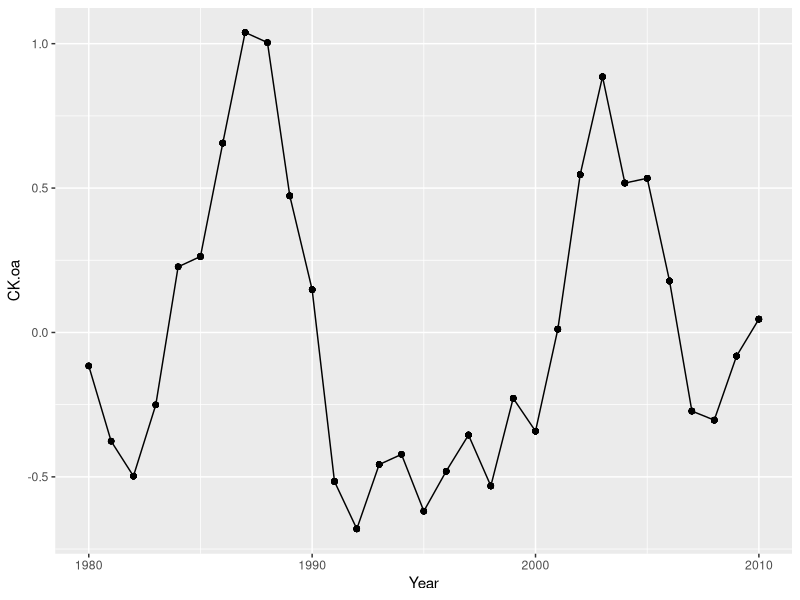
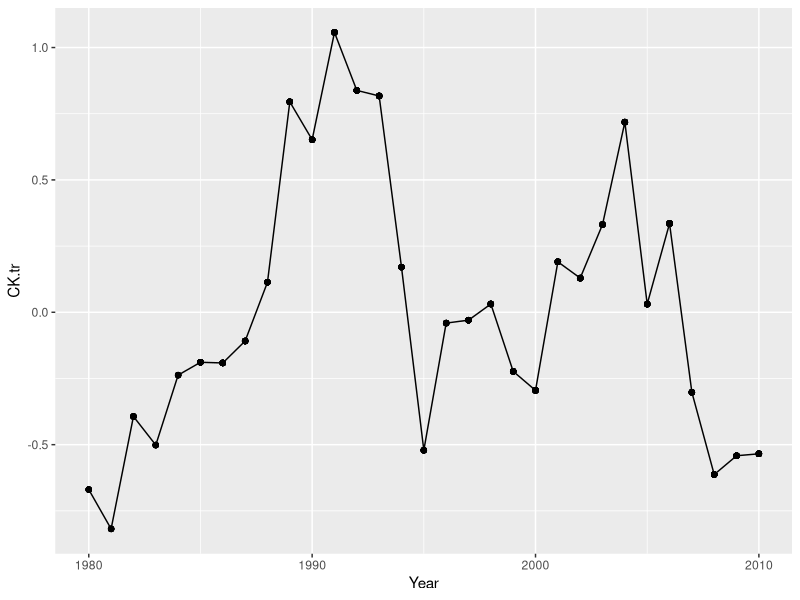
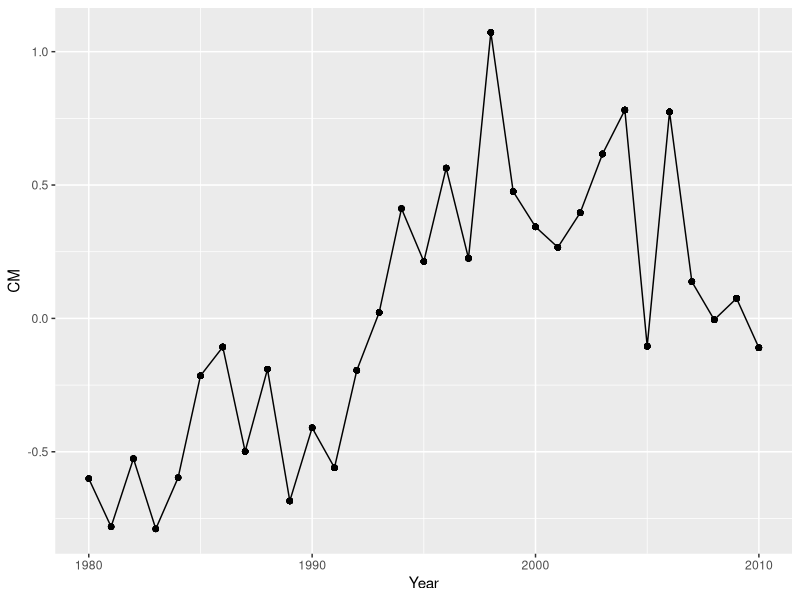
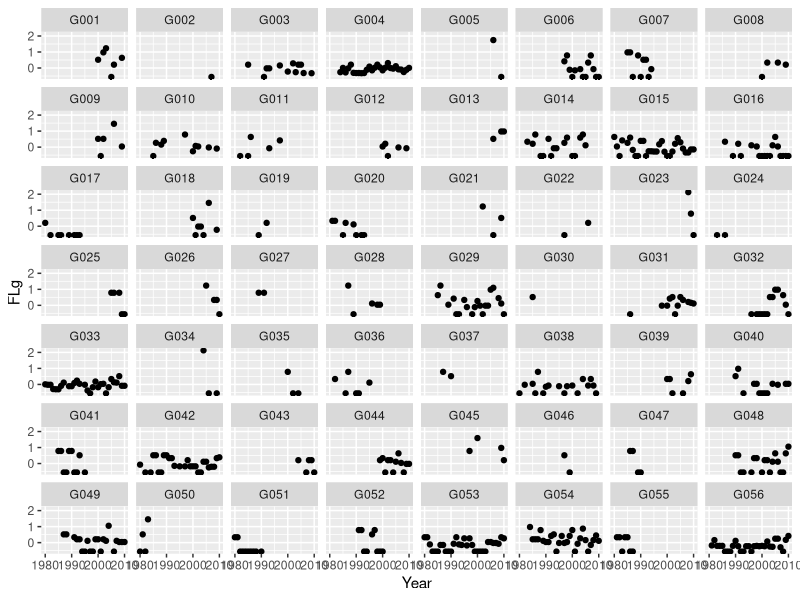
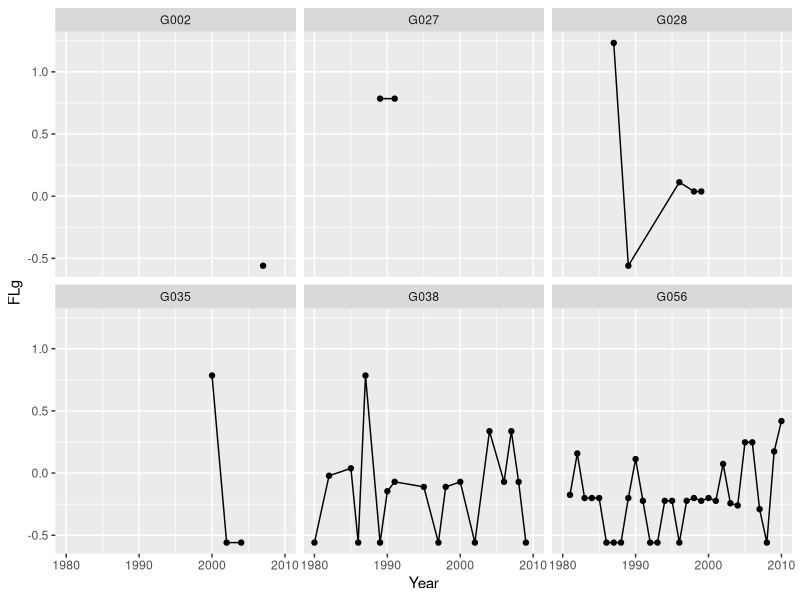
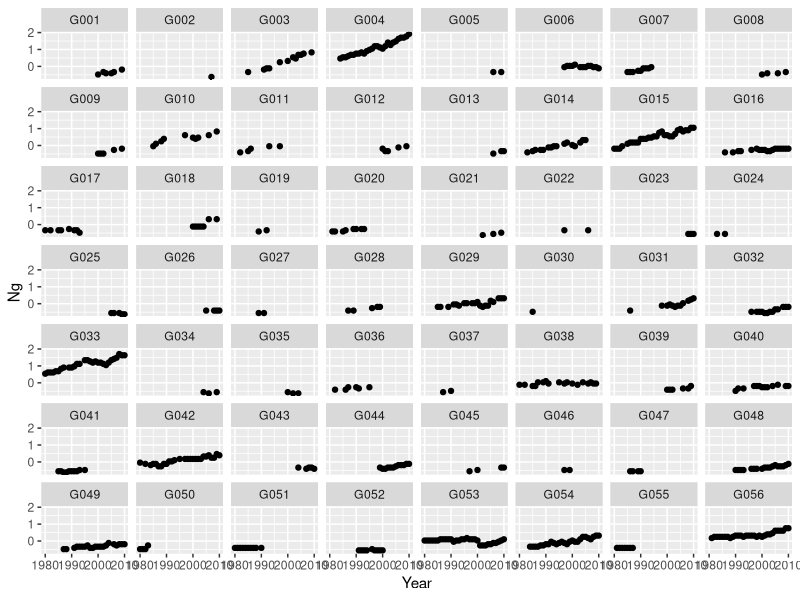
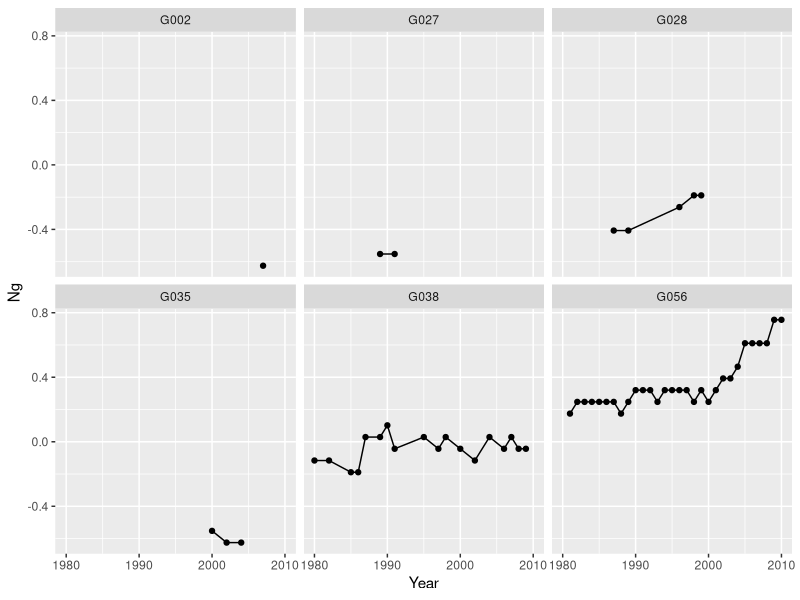
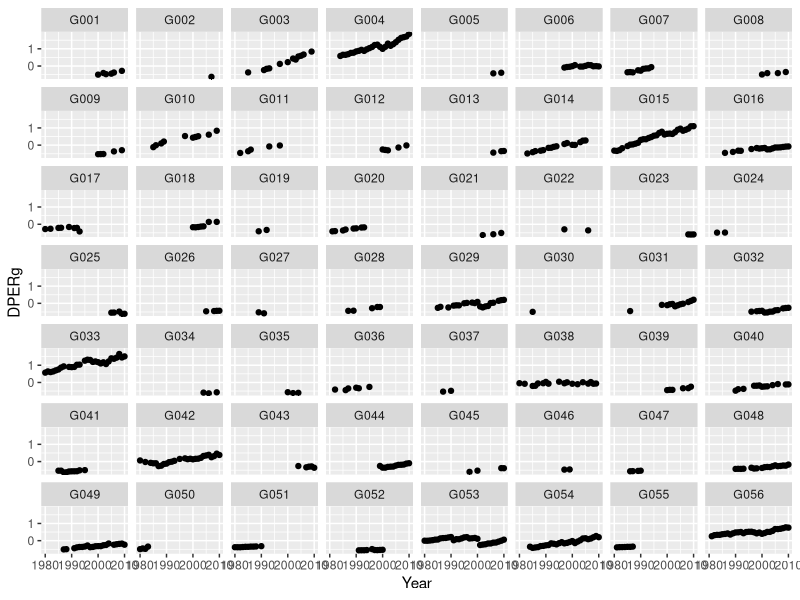

Source code (R) for these figures, in order: (Note: this script raises an error after producing the figures.)
## ---- chunk 1
library(here)
library(tidyverse)
library(dplyr)
library(lme4)
library(stats)
#library(DMwR)
## ---- chunk 2
#Reading in the Data
library(here)
here()
orca_data<- read.csv(here("stredulinsky2021.csv")) #Kaylie/Clara/Madeline Read in 

## ---- chunk 3
# Exploring
head(orca_data)
glimpse(orca_data)
#okay 25 columns that is a lot.

which(is.na(orca_data))
#no NA's
## ---- chunk 4
#Creating Subset
orca_data_subset <- select(orca_data, Year, Group.ID,
                           CK.oa, CK.tr, CM, DPERg, FLg, FRg, Ng)
                          

head(orca_data_subset)
## ---- chunk 5
#Checking for Na's
which(is.na(orca_data_subset))
#okay so it appears we don't have any missing values. 
## ---- chunk 6
orca_data_sub2 <- orca_data %>%
  select(Year, Group.ID, CK.oa, CK.tr, CM, DPERg, FLg, Ng)

#selecting 6 random groups to look at because 56 is hard to see at once
groups <- sample(1:56, 6, replace = F) #sample 6 random numbers from 1-56
groups <- as.character(groups)
for(i in 1:length(groups)){ #for each number
  if(nchar(groups[i])==1){ #if the number of characters is 1 (1, 2, 3...)
    groups[i] <- paste("G00", groups[i], sep="") #add G00 in front
  }
  else{ #if the number is not 1 (10, 11, 12...)
  groups[i] <- paste("G0", groups[i], sep="") #add G0 in front
  }
}

orca_data_sub2_6 <- orca_data_sub2 %>% #filter for the 6 groups
  filter(Group.ID == groups[1] | Group.ID == groups[2] | Group.ID == groups[3] |
         Group.ID == groups[4] | Group.ID == groups[5] | Group.ID == groups[6])

#Checking number of observations from each group
orca_data_sub2 %>% 
  group_by(Group.ID) %>% 
  tally() %>% 
  arrange(n, desc(n))

#G002, G003 have 1 observation
#G005, G0019, G022, G024, G027, G037, G046 have 2 observations
## ---- chunk 7
#Salmon over time
ggplot(orca_data_sub2, aes(Year, CK.oa))+
  geom_point()+
  geom_line()

ggplot(orca_data_sub2, aes(Year, CK.tr))+
  geom_point()+
  geom_line()

ggplot(orca_data_sub2, aes(Year, CM))+
  geom_point()+
  geom_line()

#Lactating females over time in groups
ggplot(orca_data_sub2, aes(Year, FLg))+
  geom_point()+
  facet_wrap(~Group.ID)

ggplot(orca_data_sub2_6, aes(Year, FLg))+
  geom_point()+
  geom_line()+ #improves readability
  facet_wrap(~Group.ID)


#Number of individuals in groups
ggplot(orca_data_sub2, aes(Year, Ng))+
  geom_point()+
  facet_wrap(~Group.ID)

ggplot(orca_data_sub2_6, aes(Year, Ng))+
  geom_point()+
  geom_line()+
  facet_wrap(~Group.ID)

#pod energetic requirement
ggplot(orca_data_sub2, aes(Year, DPERg))+
  geom_point()+
  facet_wrap(~Group.ID)

ggplot(orca_data_sub2_6, aes(Year, DPERg))+
  geom_point()+
  geom_line()+
  facet_wrap(~Group.ID)
## ---- chunk 8
ggplot(orca_data_sub2, aes(FLg))+
  geom_histogram() #histogram of FLg to assess normality
## ---- chunk 9
# value = x-mean(x) / 2sd(x)
# descale <- function(x, sd){
#   vals <- c()
#   for(i in 1:length(x)){
#     #vals[i] <- (x[i]-mean(x))/(2*sd)
#     vals[i] <- (x[i]+mean(x))*(2*sd)
#   }
#   return(vals)
# }
# 
# 
# unscaledFLg <- descale(orca_data_sub2$FLg, 0.73)
# 
# unscaledData <- orca_data_sub2 %>% 
#   select(FLg) %>% 
#   unscale()
# 
# unscaledFLg <- unscale(2*orca_data_sub2$FLg)
# unscaledCK.oa <- unscale(2*orca_data_sub2$CK.oa)
## ---- chunk 10
orca_data_sub2 %>% 
  select(CK.oa, Year, Group.ID) %>% 
  plot()
## ---- chunk 11
orca_data_sub2 %>% 
  select(CK.oa) %>% 
  summary() 

hist(orca_data_sub2$CK.oa)
hist(orca_data_sub2$FLg) #Y is not normally distributed Transform to log?
## ---- chunk 12
library(lme4)
library(lmerTest)
CK_FLg_Year<-lmer(FLg~CK.oa+ (1|Year), data = orca_data_sub2, REML= FALSE)
summary (CK_FLg_Year)
## ---- chunk 13
CK_FLg_Year_GroupID<-lmer(FLg~CK.oa + (1|Year) + (1|Group.ID), data = orca_data_sub2, REML= FALSE)
summary(CK_FLg_Year_GroupID)

plot(CK_FLg_Year_GroupID) # I dont know
## ---- chunk 14
# log transforming FLG 
orca_data_sub2$FLg <- log(orca_data_sub2$FLg)

CK_FLg_Year_GroupID_logtransform<-lmer(FLg~CK.oa + (1|Year) + (1|Group.ID), data = orca_data_sub2, REML= FALSE)
#looks better! 
plot(CK_FLg_Year_GroupID_logtransform)

#exponentially transforming FLG
orca_data_sub2$FLg <- exp(orca_data_sub2$FLg)


CK_FLg_Year_GroupID_exptransform<-lmer(FLg~CK.oa + (1|Year) + (1|Group.ID), data = orca_data_sub2, REML= FALSE)
#this also looks somewhat better than the original but I think the log one is a better transformation 
plot(CK_FLg_Year_GroupID_exptransform)
## ---- chunk 15

years_measured<-(c(seq(1980,2010,1)))
#Numbers are in values of Millions of Fish
chum_generator <- function(){
  chum_density <- sample(x = seq(0.46,6.17,0.02), size = length(years_measured), replace = T) #choosing a random value between the range of 0.46 to 6.17, Replacing is True
  yearly_chum <- data.frame(years_measured, chum_density) #making data frame for each year and with the random density
    return(yearly_chum)
  }
  
chum_generator()

#Okay for reference, sample needs the x (the range to pick from) and then the size (which is how many variables its gonna pick); so don't need a for loop
  
## ---- chunk 16

#Numbers are in values of Millions of Fish
chinook_generator <- function(){
  chinook_density <- sample(x = seq(0.13,1.27,0.02), size = length(years_measured), replace = T) #choosing a random value between the range of 0.46 to 6.17, Replacing is True
  yearly_chinook <- data.frame(years_measured, chinook_density) #making data frame for each year and with the random density
    return(yearly_chinook)
  }
  
chinook_generator()

## ---- chunk 17
salmon <- data.frame(chinook_generator(), chum_generator())

salmon_data<-salmon %>% 
  select(years_measured,chinook_density,chum_density) %>% 
  mutate(total_salmon = chinook_density + chum_density) 
## ---- chunk 18
hist(salmon_data$total_salmon)
## ---- chunk 19
group_number<-seq(1,16,1)
pod <- function(){
  n<- rpois(1, lambda = 300)
  pod_size<-rmultinom(1, size = n, prob = rep(1,16)) 
  #multinorm to make sure orcas add to 300, repeat 16 times
  pod_size_by_group <- data.frame(group_number,pod_size ) #puttin gin dataframe
    return(pod_size_by_group)
  }
 
pod()

## ---- chunk 20
pod_data<- pod() %>% 
  mutate(number_repro_females = round(pod_size * 0.22,0))
#rounding upwards to get whole number

## ---- chunk 21
Lactating_females <- c()
for(i in 1:nrow(pod_data)){
  Lactating_females[i] <- rbinom(1,pod_data$number_repro_females[i], prob = 0.2)
}

# Lactating_females

pod_data_2<-pod_data %>% 
  mutate(Lactating_females = Lactating_females)

# pod_data_2
## ---- chunk 22
data_Gen <- function(n){
  pod_data_Year <- data.frame()
  group_number<-seq(1,16,1)
  for(i in 1:n){ #generate pod sizes
    pod <- function(){
      #poisson distribution to choose total population each year
      n <- rpois(1, lambda = 300)
      #multinomial distribution keeps orcas at total pop size, make 16 pods
      pod_size <- rmultinom(1, size = n, prob = rep(1,16))
      year <- i+1979
      pod_size_by_group <- data.frame(year, group_number, pod_size)
      return(pod_size_by_group)
    }

    pod_data<- pod() %>% #add lactating females
      mutate(number_repro_females = round(pod_size * 0.22,0))
    Lactating_females <- c()
    for(i in 1:nrow(pod_data)){
      Lactating_females[i] <- rbinom(1,pod_data$number_repro_females[i], prob = 0.2)
    }
    pod_data_2<-pod_data %>% 
    mutate(lactating_females = Lactating_females)
    pod_data_Year <- rbind(pod_data_Year, pod_data_2)
  }
  
  #generate salmon data in a dataframe
  salmon <- data.frame(chinook_generator(), chum_generator())

  salmon_data<-salmon %>% 
    select(years_measured,chinook_density,chum_density) %>% 
    mutate(total_salmon = chinook_density + chum_density) 
  
  #fitting the salmon data to the orca data
  rep_salmon_data <- data.frame(chinook_density = c(), 
                                chum_density = c(), 
                                total_salmon = c())
  x <- 1
  i <- 1
  while(x < nrow(year_pod_data)){
    #for each 16 rows of the empty data frame, add the corresponding year 
    #from salmon data
    rep_salmon_data[c(x:(x+16)),1] <- salmon_data[i,2]
    rep_salmon_data[c(x:(x+16)),2] <- salmon_data[i,3]
    rep_salmon_data[c(x:(x+16)),3] <- salmon_data[i,4]
    x <- x+16 #increase rows in repeated salmon data
    i <- i+1 #increase row in salmon data
  }
  rep_salmon_data <- rep_salmon_data[-c(497),]

  #combining the dataframe
  gen_Data <- year_pod_data %>%
    mutate(chinook_abundance = c(rep_salmon_data[,1])) %>%
    mutate(chum_abundance = c(rep_salmon_data[,2])) %>%
    mutate(total_salmon = c(rep_salmon_data[,3]))
  
  return(gen_Data)
}
#year_pod_data <- lactating_Orca_Data_Gen(31)

#fitting the generated salmon data to proper rows for orcas
# rep_salmon_data <- data.frame(chinook_density = c(), chum_density = c(), total_salmon = c())
# x <- 1
# i <- 1
# while(x < nrow(year_pod_data)){
#   #rep_salmon_data[c(x:(x+16)),1] <- salmon_data[i,1]
#   rep_salmon_data[c(x:(x+16)),1] <- salmon_data[i,2]
#   rep_salmon_data[c(x:(x+16)),2] <- salmon_data[i,3]
#   rep_salmon_data[c(x:(x+16)),3] <- salmon_data[i,4]
#   x <- x+16
#   i <- i+1
# }
# rep_salmon_data <- rep_salmon_data[-c(497),]
# 
# #combining the dataframe
# gen_Data <- year_pod_data %>%
#   mutate(chinook_abundance = c(rep_salmon_data[,1])) %>%
#   mutate(chum_abundance = c(rep_salmon_data[,2])) %>%
#   mutate(total_salmon = c(rep_salmon_data[,3]))
# 
# ggplot(gen_Data, aes(lactating_females)) +
#   geom_histogram()
# 
# ggplot(gen_Data, aes(lactating_females)) +
#   geom_histogram() +
#   facet_wrap(group_number)
## ---- chunk 23
beta <- 0.05 #significant to 0.05
power_poisson <- function(beta){
  sims <- 100 #simulation number
  pVal <- c(); SalmonEffect <- c()
  for(i in 1:sims){ #loop for the number of simulations
    data <- data_Gen(31) #generate the orca data for 31 years (1980-2010)
    #make a glm
    model <- glmer(lactating_females~total_salmon+
                   (1|group_number)+(1|year), 
                 family = poisson, data)
    #save the effect salmon has
    SalmonEffect[i] <- summary(model)$coefficient[2,1]
    pVal[i] <- summary(model)$coefficient[2,4] #save model significance
  }
  powEst <- length(which(pVal<beta))/length(pVal)
  return(list(SalmonEffect, powEst))
}

results <- power_poisson(beta)
print(paste("Power Estimate: ", results[2]))
minEffect <- min(as.data.frame(results[1]))
maxEffect <- max(as.data.frame(results[1]))
print(paste("Range of Salmon Effects: ", minEffect, "-", maxEffect))
